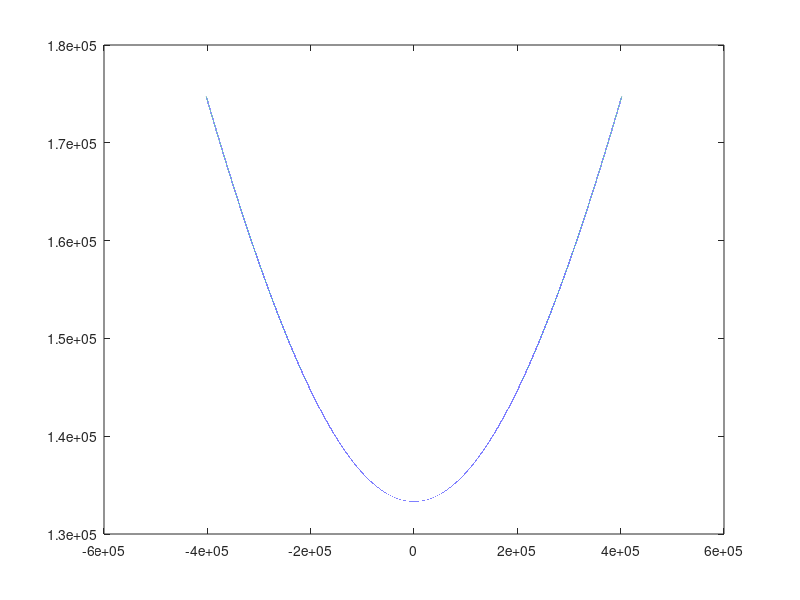

MATLAB code for this plot:
%problem 4
mu = 398600;
r = 402000;
v = 2.23;
tr = 150*pi/180; %converting to radians


%semi major
a = mu/(v^2 - (2*mu/r));

%solveing for eccentricity
p = [a r*cos(tr) -r-a];
ec=roots(p);

fprintf('\n eccentricity values %g  \n',ec);

%choose e accordingly , here its a value greater than 1 for hyperbola

%closest approach and velocity at the same
r_cl = a*(ec-1);
v_cl = sqrt(mu*((2/r_cl)+(1/a)));

fprintf('\n distance of closest approach and corresponding velocity are %g km %g km/s\n',r_cl(1),v_cl(1));
%use 1 or 2 accordingly

%v_excess
v_x = sqrt(mu/a);
fprintf('\n excess velocity is %g km/s\n',v_x);

%hyperbola
xh = -402000:5:402000;
yh = sqrt(a^2+(xh.^2./(ec(1)^2-1)));
plot(xh,yh);




